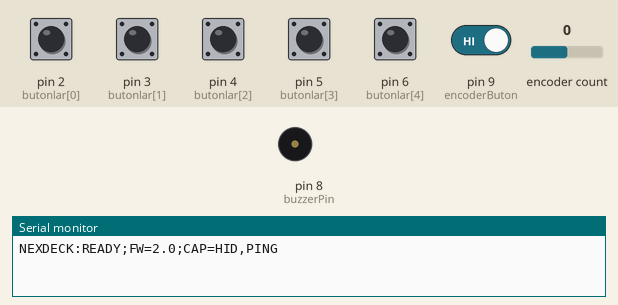
This sketch was run on a simulated SparkFun Pro Micro, built with avr-gcc and run on an emulated ATmega32U4. On the bench: buzzer (waves = sounding), the last lines printed to the serial monitor. The test bench sets the inputs (shaded band); at power-on: pin 2 (butonlar[0]), pin 3 (butonlar[1]), pin 4 (butonlar[2]), pin 5 (butonlar[3]), pin 6 (butonlar[4]), pin 9 (encoderButon) HIGH, encoder count 0. USB keyboard and mouse output is not drawn.

Above: at 1.3 s.
1.4 s: pin 2 (butonlar[0]) pulled LOW for 0.15 s
At 1.6 s:
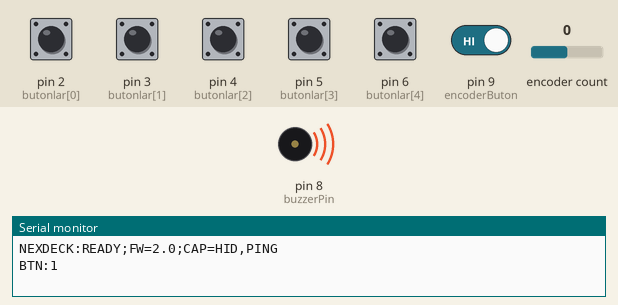
4.6 s: pin 3 (butonlar[1]) pulled LOW for 1 s
At 5.8 s:
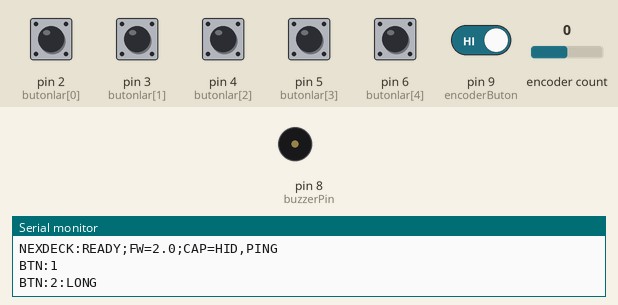
7.1 s: pin 9 (encoderButon) driven LOW
At 7.8 s:
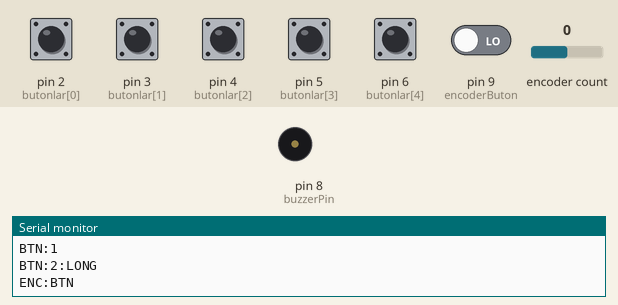
Timing chart, 0 to 10.1 s (numbered marks = the images above; inputs shaded):
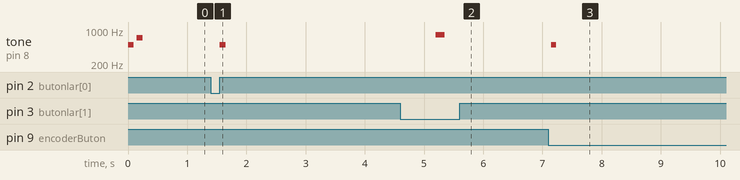

The sketch:

NexDeckArduino.ino
```cpp
/*
 * =======================================================================================
 * NexDeck Firmware 2.0  (Arduino Pro Micro / ATmega32U4)
 * Geliştirici: Ali Mert Taşcı / NexHub
 *
 * PC <-> NexDeck seri protokolü (9600 baud, satır sonu '\n'):
 *   Cihazdan PC'ye:
 *     NEXDECK:READY;FW=2.0;CAP=HID,PING   açılışta ve HELLO'ya cevap olarak
 *     BTN:n  /  BTN:n:LONG                 fiziksel tuşlar (n = 1..5)
 *     ENC:UP / ENC:DOWN / ENC:BTN          tekerlek
 *     NEX:<metin>                          Nextion dokunmatik ekrandan gelen komut
 *     PONG                                 PING cevabı (bağlantı kontrolü)
 *     HID_OK / HID_ERR                     HID tuş gönderim sonucu
 *     DEBUG_NEX_SENT:<komut>               ekrana iletilen komut (günlük için)
 *   PC'den cihaza:
 *     HELLO                                kimlik iste
 *     PING                                 bağlantı kontrolü
 *     NEXCMD:<komut>                       Nextion ekrana komut ilet
 *     HID:<kod>,<kod>,...                  USB HID kullanım kodlarını gerçek klavye gibi bas
 *                                          (0xE0-0xE7 = Ctrl/Shift/Alt/Win modifier'ları)
 *
 * Gerekli kütüphaneler: Encoder (Paul Stoffregen), HID-Project (NicoHood)
 *
 * 1.x'e göre değişiklikler:
 *   - Seri okuma bloklamıyor (readStringUntil 1 sn'ye kadar döngüyü durdurabiliyordu;
 *     bu sırada tuş/tekerlek olayları kaçıyordu).
 *   - Tekerlek butonu artık kenar algılamalı: basılı tutunca tekrar tekrar tetiklenmiyor.
 *   - USB HID klavye modu: hile korumalı oyunlar yazılımsal tuşları yok sayar,
 *     NexDeck tuşu gerçek klavye olarak bastığı için çalışır.
 *   - PING/PONG ve kimlik satırı: uygulama kopmayı algılar, firmware sürümünü bilir.
 * =======================================================================================
 */

#include <Encoder.h>
#include <HID-Project.h>   // NicoHood HID-Project: ham USB HID tuş kodlarını doğrudan basar

#define FW_VERSION "2.0"

// ── DONANIM PİNLERİ (PRO MICRO) ──
const int buzzerPin    = 8;
const int butonlar[]   = {2, 3, 4, 5, 6};
Encoder sesKontrol(15, 16);
const int encoderButon = 9;

// ── ZAMANLAMA ──
const unsigned long LONG_PRESS_TIME = 600;
const unsigned long DEBOUNCE_TIME   = 50;
const unsigned long HID_HOLD_TIME   = 40;   // Tuşun basılı kalma süresi (oyunlar kısa basışı kaçırmasın)

// ── DURUM ──
long eskiPos = -999;
int  lastButtonState[5]          = {HIGH, HIGH, HIGH, HIGH, HIGH};
unsigned long buttonPressTime[5] = {0};
bool longPressTriggered[5]       = {false};

int  encBtnStableState      = HIGH;
int  encBtnLastReading      = HIGH;
unsigned long encBtnChanged = 0;

String pcBuffer = "";
String nextionBuffer = "";
unsigned long lastNextionCharTime = 0;

// PC bağlı değilken USB seriye yazmak döngüyü yavaşlatmasın.
void sendLine(const String &line) {
  if (Serial) Serial.println(line);
}

void sendHello() {
  sendLine(String("NEXDECK:READY;FW=") + FW_VERSION + ";CAP=HID,PING");
}

// Geçerli USB HID klavye kullanım kodu mu? (0x04-0x73 normal tuşlar, 0xE0-0xE7 modifier)
bool isValidUsage(int usage) {
  return (usage >= 0x04 && usage <= 0x73) || (usage >= 0xE0 && usage <= 0xE7);
}

void handleHidCommand(const String &payload) {
  uint8_t keys[6];
  int count = 0;
  int start = 0;
  while (start < (int)payload.length() && count < 6) {
    int comma = payload.indexOf(',', start);
    if (comma < 0) comma = payload.length();
    int usage = payload.substring(start, comma).toInt();
    if (!isValidUsage(usage)) { sendLine("HID_ERR:" + payload); return; }
    keys[count++] = (uint8_t)usage;
    start = comma + 1;
  }
  if (count == 0) { sendLine("HID_ERR:bos"); return; }
  for (int i = 0; i < count; i++) { Keyboard.press((KeyboardKeycode)keys[i]); delay(5); }
  delay(HID_HOLD_TIME);
  Keyboard.releaseAll();
  sendLine("HID_OK");
}

void handlePcLine(String line) {
  line.trim();
  if (line.length() == 0) return;
  if (line == "HELLO") { sendHello(); }
  else if (line == "PING") { sendLine("PONG"); }
  else if (line.startsWith("HID:")) { handleHidCommand(line.substring(4)); }
  else if (line.startsWith("NEXCMD:")) {
    String nexCmd = line.substring(7);
    Serial1.print(nexCmd);
    Serial1.write(0xFF); Serial1.write(0xFF); Serial1.write(0xFF);
    sendLine("DEBUG_NEX_SENT:" + nexCmd);
  }
}

void setup() {
  Serial.begin(9600);    // PC (USB)
  Serial1.begin(9600);   // Nextion ekran (UART)
  Keyboard.begin();

  pinMode(buzzerPin, OUTPUT);
  pinMode(encoderButon, INPUT_PULLUP);
  for (int i = 0; i < 5; i++) pinMode(butonlar[i], INPUT_PULLUP);

  pcBuffer.reserve(96);
  nextionBuffer.reserve(48);

  tone(buzzerPin, 500, 100); delay(150);
  tone(buzzerPin, 700, 100);
  sendHello();
}

void loop() {
  unsigned long simdi = millis();

  // ── 1. PC'DEN GELEN KOMUTLAR (bloklamadan, karakter karakter) ──
  while (Serial.available()) {
    char c = Serial.read();
    if (c == '\n') { handlePcLine(pcBuffer); pcBuffer = ""; }
    else if (c != '\r') {
      if (pcBuffer.length() < 90) pcBuffer += c;
      else pcBuffer = "";  // taşma: bozuk satırı at
    }
  }

  // ── 2. EKRANDAN GELEN KOMUTLARI PC'YE AKTAR ──
  while (Serial1.available()) {
    char c = Serial1.read();
    lastNextionCharTime = simdi;
    if (c == '\0' || c == '\n' || c == '\r') {
      nextionBuffer.trim();
      if (nextionBuffer.length() > 0) sendLine("NEX:" + nextionBuffer);
      nextionBuffer = "";
    } else if (c >= 32 && c <= 126 && nextionBuffer.length() < 40) {
      nextionBuffer += c;
    }
  }
  if (nextionBuffer.length() > 0 && (simdi - lastNextionCharTime > 30)) {
    nextionBuffer.trim();
    if (nextionBuffer.length() > 0) sendLine("NEX:" + nextionBuffer);
    nextionBuffer = "";
  }

  // ── 3. TEKERLEK ──
  long yeniPos = sesKontrol.read() / 4;
  if (yeniPos != eskiPos) {
    if (eskiPos != -999) sendLine(yeniPos > eskiPos ? "ENC:UP" : "ENC:DOWN");
    eskiPos = yeniPos;
  }

  // Tekerlek butonu: sadece basıldığı anda bir kez (kenar algılama + debounce)
  int encReading = digitalRead(encoderButon);
  if (encReading != encBtnLastReading) { encBtnChanged = simdi; encBtnLastReading = encReading; }
  if ((simdi - encBtnChanged) > DEBOUNCE_TIME && encReading != encBtnStableState) {
    encBtnStableState = encReading;
    if (encBtnStableState == LOW) {
      tone(buzzerPin, 500, 80);
      sendLine("ENC:BTN");
    }
  }

  // ── 4. FİZİKSEL BUTONLAR (kısa / uzun basış) ──
  for (int i = 0; i < 5; i++) {
    int currentState = digitalRead(butonlar[i]);

    if (currentState == LOW && lastButtonState[i] == HIGH) {
      if (simdi - buttonPressTime[i] > DEBOUNCE_TIME) {
        buttonPressTime[i] = simdi;
        longPressTriggered[i] = false;
        lastButtonState[i] = LOW;
      }
    }
    else if (currentState == LOW && lastButtonState[i] == LOW) {
      if (!longPressTriggered[i] && (simdi - buttonPressTime[i] > LONG_PRESS_TIME)) {
        longPressTriggered[i] = true;
        tone(buzzerPin, 800, 150);
        sendLine("BTN:" + String(i + 1) + ":LONG");
      }
    }
    else if (currentState == HIGH && lastButtonState[i] == LOW) {
      if (simdi - buttonPressTime[i] > DEBOUNCE_TIME) {
        if (!longPressTriggered[i]) {
          tone(buzzerPin, 500, 100);
          sendLine("BTN:" + String(i + 1));
        }
        lastButtonState[i] = HIGH;
        buttonPressTime[i] = simdi;
      }
    }
  }
}
```

Measured:
- after the input at 1.4 s, tone on pin 8 (buzzerPin): silent → 500 Hz after 0.15 s, → silent 0.10 s later
- after the input at 4.6 s, tone on pin 8 (buzzerPin): silent → 800 Hz after 0.60 s, → silent 0.15 s later
- after the input at 7.1 s, tone on pin 8 (buzzerPin): silent → 500 Hz after 0.05 s, → silent 0.08 s later
